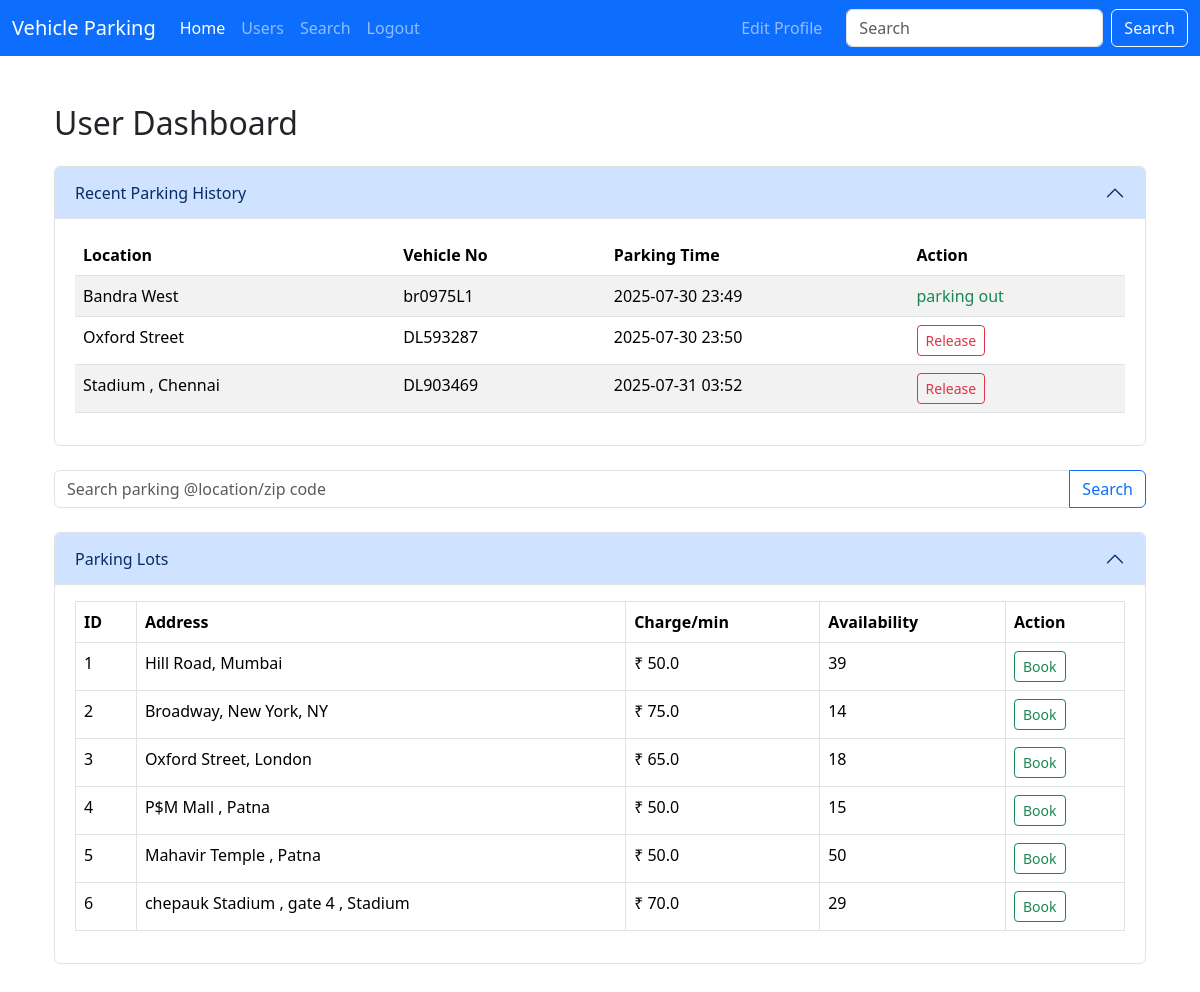
Page /user_dashboard (signed in) on the committed database.
### models.py (models this page shows)
class Reservation(db.Model):
    __tablename__ = 'reservations'
    id = db.Column(Integer, primary_key=True, autoincrement=True)
    spot_id = db.Column(Integer, ForeignKey('parking_spots.id'), nullable=False)
    user_id = db.Column(Integer, ForeignKey('users.id'), nullable=False)
    parking_timestamp = db.Column(DateTime, default=datetime.datetime.utcnow)
    leaving_timestamp = db.Column(DateTime, nullable=True)
    parking_cost = db.Column(Float, nullable=False)
    vehicle_number = db.Column(String, nullable=False)
    spot = db.relationship("ParkingSpot",
     back_populates="reservations")
    user = db.relationship("User", back_populates="reservations")

class ParkingLot(db.Model):
    __tablename__ = 'parking_lots'
    id = db.Column(Integer, primary_key=True, autoincrement=True)
    prime_location_name = db.Column(String, nullable=False)
    price = db.Column(Float, nullable=False)
    address = db.Column(String, nullable=False)
    pin_code = db.Column(String, nullable=False)
    maximum_number_of_spots = db.Column(Integer, nullable=False)
    spots = db.relationship("ParkingSpot", back_populates="lot", cascade="all, delete-orphan")

### routes.py (the view)
@main.route('/user_dashboard')
def user_dashboard():
    if 'user_id' not in session or session.get('role') != 'user':
        return redirect(url_for('main.login'))
    lots = ParkingLot.query.all()
    reserve = Reservation.query.filter_by(user_id=session['user_id']).all()
    return render_template('user_dashboard/user_dashboard.html', lots=lots, reservations=reserve, SpotStatus=SpotStatus)

### templates/user_dashboard/user_dashboard.html (shortened to what this page needs)
{% extends "index.html" %} {% block title %}Admin dashboard{% endblock %} {%
block content %}
<div class="container my-5">
  <h2 class="mb-4">User Dashboard</h2>
  <div class="accordion mb-4" id="historyAccordion">
    <div class="accordion-item">
      <h2 class="accordion-header" id="headingHistory">
        <button
          class="accordion-button"
          type="button"
          data-bs-toggle="collapse"
          data-bs-target="#collapseHistory"
          aria-expanded="true"
          aria-controls="collapseHistory"
        >
          Recent Parking History
        </button>
      </h2>
      <div
        id="collapseHistory"
        class="accordion-collapse collapse show"
        aria-labelledby="headingHistory"
        data-bs-parent="#historyAccordion"
      >
        <div class="accordion-body">
          <table class="table table-striped">
            <thead>
              <tr>
                <th>Location</th>
                <th>Vehicle No</th>
                <th>Parking Time</th>
                <th>Action</th>
              </tr>
            </thead>
            <tbody>
              {% for r in reservations %}
              <tr>
                <td>{{ r.spot.lot.prime_location_name }}</td>
                <td>{{ r.vehicle_number if r.vehicle_number else '-' }}</td>
                <td>{{ r.parking_timestamp.strftime('%Y-%m-%d %H:%M') }}</td>
                <td>
                  {% if not r.leaving_timestamp %}
                  <form
                    method="POST"
                    action="{{ url_for('main.release_spot', reservation_id=r.id) }}"
                    style="display: inline"
                  >
                    <button class="btn btn-outline-danger btn-sm" type="submit">
                      Release
                    </button>
                  </form>
                  {% else %}
                  <span class="text-success">parking out</span>
                  {% endif %}
                </td>
              </tr>
              {% endfor %}
            </tbody>
          </table>
        </div>
      </div>
    </div>
  </div>
  <form class="mb-4" method="GET" action="">
    <div class="input-group">
      <input
        type="text"
        class="form-control"
        name="search"
        placeholder="Search parking @location/zip code"
        aria-label="Search parking"
      />
      <button class="btn btn-outline-primary" type="submit">Search</button>
    </div>
  </form>
  {% include "user_dashboard/parking_lot.html" %}
</div>
{% endblock %}

### templates/user_dashboard/parking_lot.html (shortened to what this page needs)
<div class="accordion" id="lotsAccordion">
  <div class="accordion-item">
    <h2 class="accordion-header" id="headingLots">
      <button
        class="accordion-button"
        type="button"
        data-bs-toggle="collapse"
        data-bs-target="#collapseLots"
        aria-expanded="true"
        aria-controls="collapseLots"
      >
        Parking Lots
      </button>
    </h2>
    <div
      id="collapseLots"
      class="accordion-collapse collapse show"
      aria-labelledby="headingLots"
      data-bs-parent="#lotsAccordion"
    >
      <div class="accordion-body">
        <table class="table table-bordered">
          <thead>
            <tr>
              <th>ID</th>
              <th>Address</th>
              <th>Charge/min</th>
              <th>Availability</th>
              <th>Action</th>
            </tr>
          </thead>
          <tbody>
            {% for lot in lots %}
              {% set available = lot.spots | selectattr('status', 'equalto', SpotStatus.AVAILABLE) | list | length %}
              <tr>
                <td>{{ lot.id }}</td>
                <td>{{ lot.address }}</td>
                <td>₹ {{ lot.price }}</td>
                <td>
                  {% if available == 0 %}
                    <span style="color: red; font-weight: bold;">No Space Left</span>
                  {% else %}
                    {{ available }}
                  {% endif %}
                </td>
                <td>
                  <button
                    class="btn btn-sm {{ 'btn-outline-danger' if available == 0 else 'btn-outline-success' }}"
                    data-bs-toggle="modal"
                    data-bs-target="#bookModal{{ lot.id }}"
                  >
                    Book
                  </button>
                </td>
              </tr>
            {% endfor %}
          </tbody>
        </table>
      </div>
    </div>
  </div>
</div>

### rows in the picture
Reservation: spot.lot.prime_location_name "Bandra West", vehicle_number "br0975L1", parking_timestamp "2025-07-30 23:49", shows "parking out"
Reservation: spot.lot.prime_location_name "Oxford Street", vehicle_number "DL593287", parking_timestamp "2025-07-30 23:50"
Reservation: spot.lot.prime_location_name "Stadium , Chennai", vehicle_number "DL903469", parking_timestamp "2025-07-31 03:52"
ParkingLot: id "1", address "Hill Road, Mumbai", price "50.0", available "39"
ParkingLot: id "2", address "Broadway, New York, NY", price "75.0", available "14"
ParkingLot: id "3", address "Oxford Street, London", price "65.0", available "18"
ParkingLot: id "4", address "P$M Mall , Patna", price "50.0", maximum_number_of_spots "15"
ParkingLot: id "5", address "Mahavir Temple , Patna", price "50.0", maximum_number_of_spots "50"
ParkingLot: id "6", address "chepauk Stadium , gate 4 , Stadium", price "70.0", available "29"
